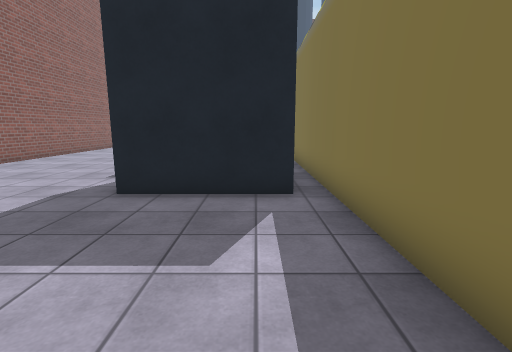
view 1 (above)

21 first-person views from a walk through a 3-D level made in the Unity game engine. The camera is 1.4 m above the floor, tilts 10° down and sees 85° across. The floor is counted in squares, 1 m on a side. Each view is taken from the middle of a square. On the plan, view 1 faces up. The plan holds only what a view shows up to about 14 squares ahead; the rest is blank. The player character is not drawn. Some surface patterns are stand-ins.

view 2
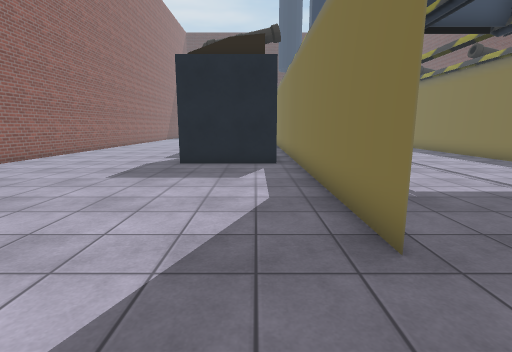

view 3
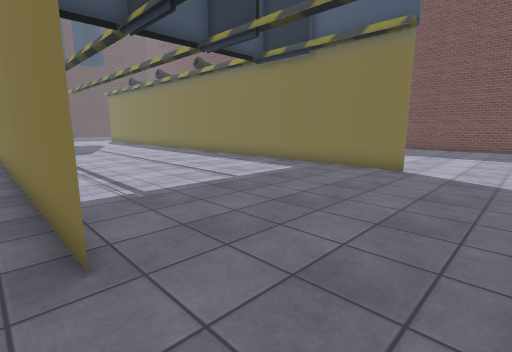

view 4
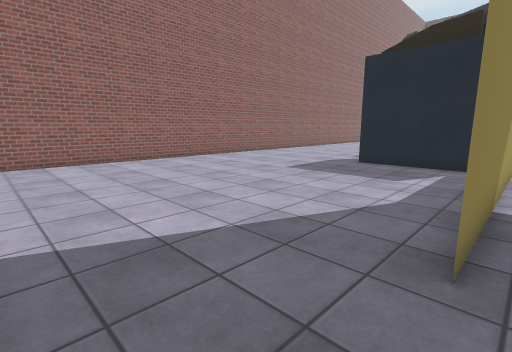

view 5
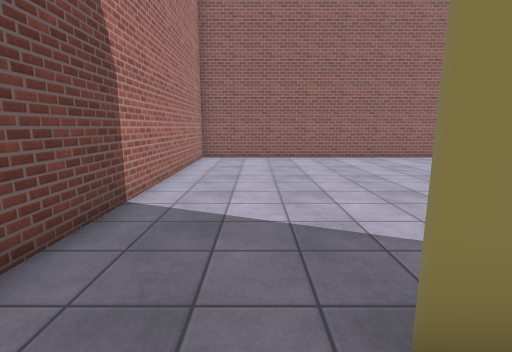

view 6
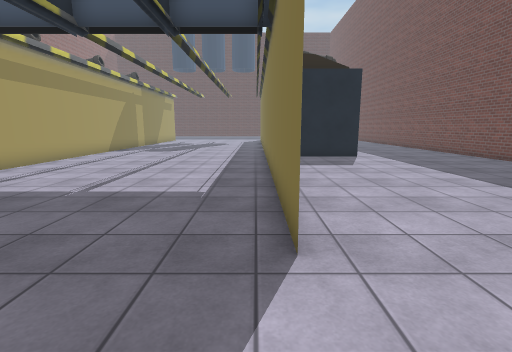

view 7
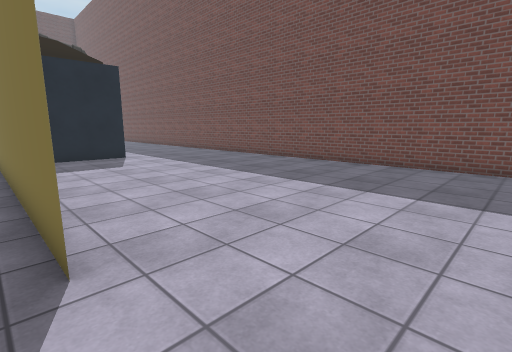

view 8
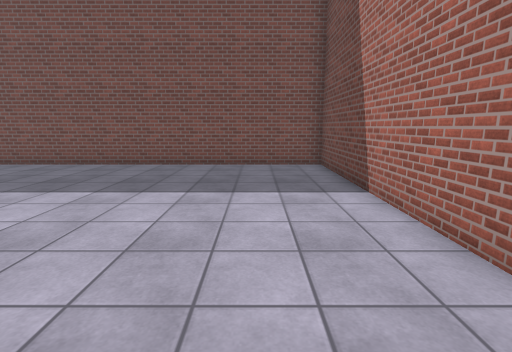

view 9
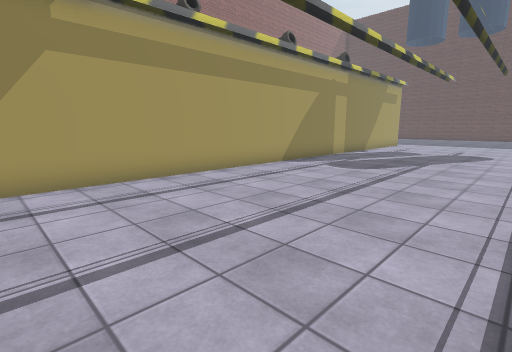

view 10
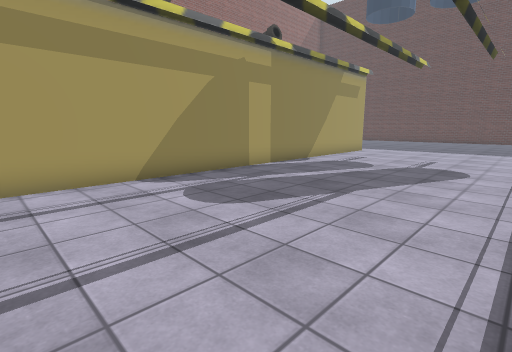

view 11
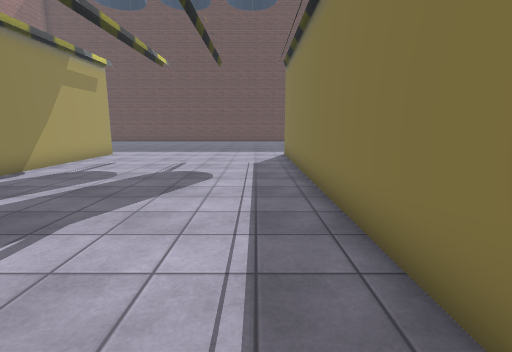

view 12
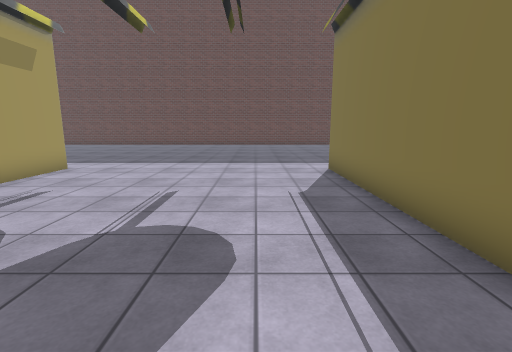

view 13
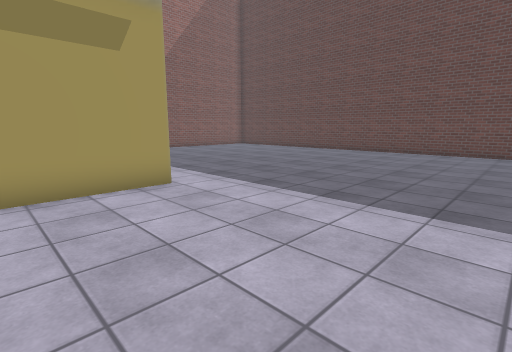

view 14
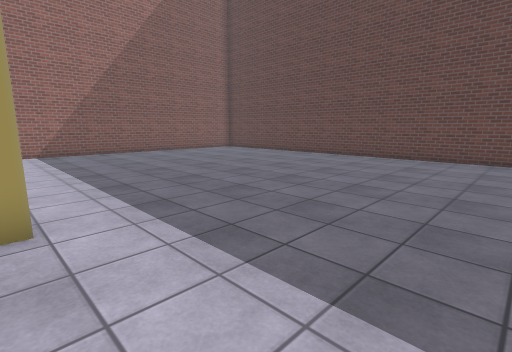

view 15
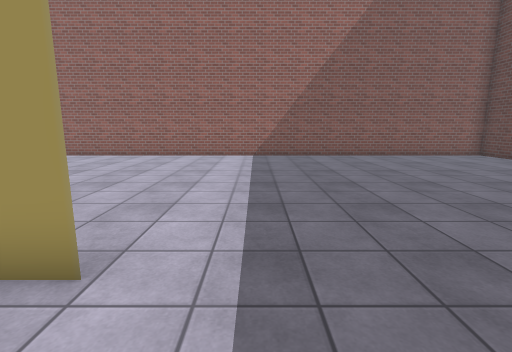

view 16
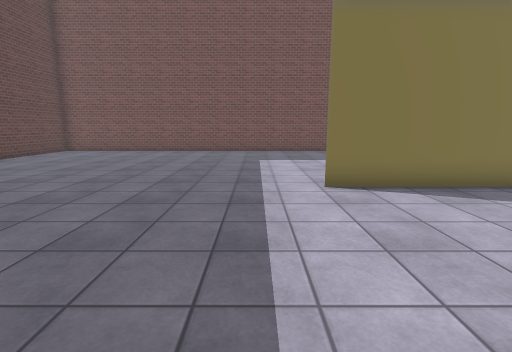

view 17
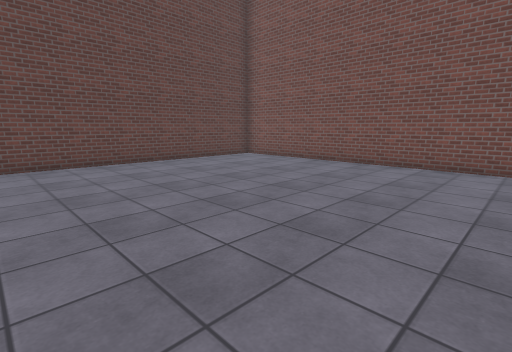

view 18
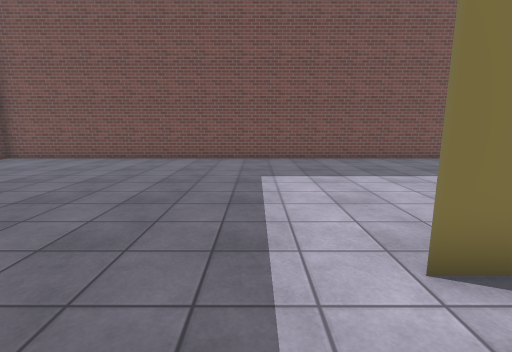

view 19
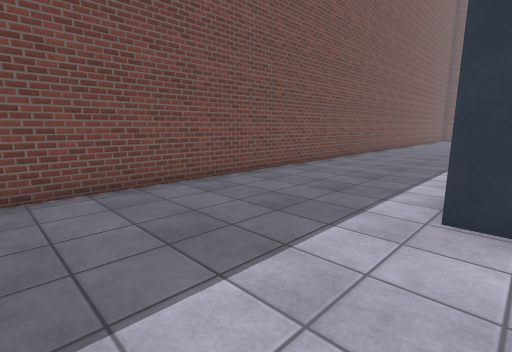

view 20
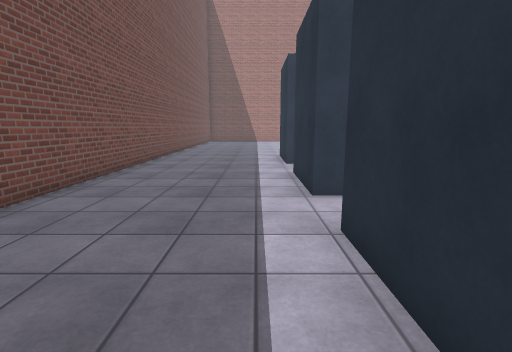

view 21
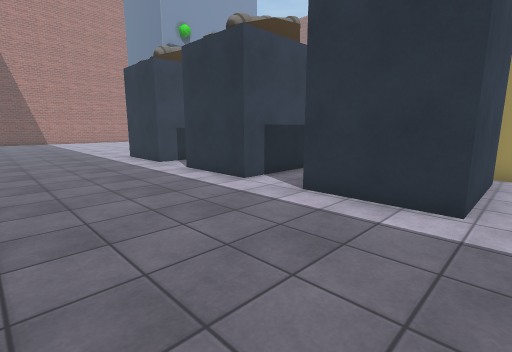

### Floor plan
Points are (right, up) in squares from view 1. A wall is a line through its corners. A room is listed if a view was taken in it or the views show most of it. See-through windows are left out.
Room 1 (views 1, 2, 3, 4, 5, 6, 7, 8, 9, 10, 11, 12, 13, 14, 15, 16, 17, 18, 19, 20, 21)
walls: (12, 16.4) (14.8, 16.4) (14.8, 13.4); (10.5, 11.4) (10.5, 24.4); (10.5, 21.7) (10.5, 21.2); (11, 21.3) (14.8, 21.3) (14.8, 18.2); (1.6, 24.5) (1.6, -2.1) (1.6, 11.7); (13.5, 11.3) (14.8, 11.3) (14.8, 8.3) (12.1, 8.3); (0.9, 5.8) (-3, 5.8); (-9.8, 14.2) (-9.8, -5.4) (0.5, -5.4); (10.5, -2.3) (10.5, 9.2); (7.4, 37) (-1.1, 37); (12.5, -5.4) (20.4, -5.4) (20.4, 37) (10.4, 37); (-8, 37) (-9.8, 37) (-9.8, 16.6)

Positions as (right, up) in squares from view 1, and headings:
1: (0, 0), facing up
2: (0, -5), facing up
3: (1, -5), facing up-right
4: (2, -5), facing up-left
5: (3, -3), facing left
6: (10, -5), facing up
7: (10, -5), facing up-right
8: (10, -3), facing right
9: (9, 2), facing up-left
10: (9, 8), facing up-left
11: (9, 10), facing up
12: (8, 15), facing up
13: (8, 21), facing up-left
14: (6, 24), facing up-left
15: (4, 26), facing left
16: (4, 26), facing right
17: (10, 26), facing up-right
18: (8, 26), facing right
19: (14, 26), facing down-right
20: (16, 22), facing down
21: (20, 22), facing down-left
